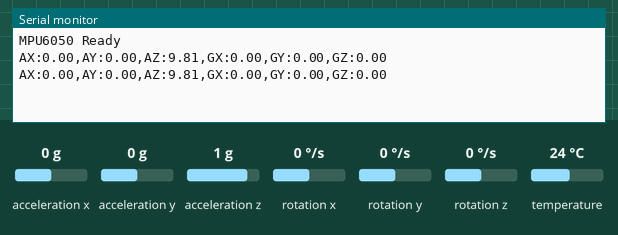
Bench run of a sketch on a simulated ESP32. On the bench: the last lines printed to the serial monitor. Inputs (shaded band) come from the test bench; at power-on: acceleration x 0 g, acceleration y 0 g, acceleration z 1 g, rotation x 0 °/s, rotation y 0 °/s, rotation z 0 °/s, temperature 24 °C.

Above: at 1.8 s.
1.9 s: acceleration x set to -1.4 g
At 2.8 s:
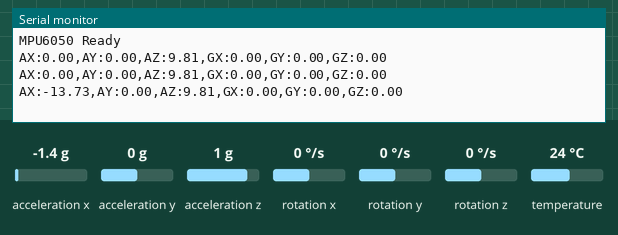
3.4 s: acceleration y set to -1.4 g
At 4.7 s:
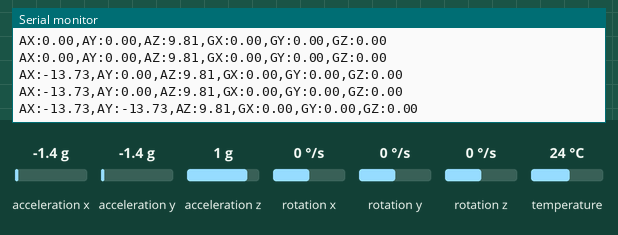
4.9 s: acceleration z set to -1.4 g
At 5.8 s:
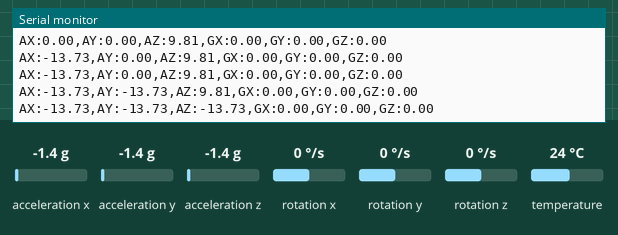
6.4 s: rotation x set to -192 °/s
At 7.6 s:
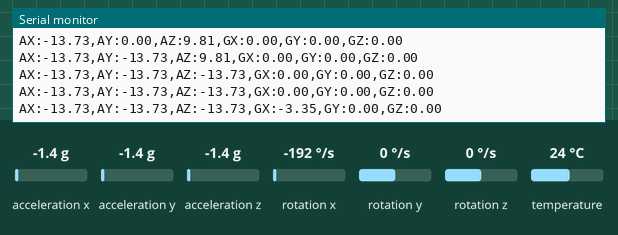
7.9 s: rotation y set to -192 °/s
At 8.4 s:
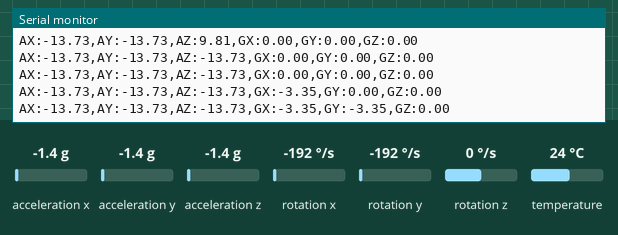

Measured:
- after the input at 1.9 s, the serial monitor: prints a new line after 0.11 s (image 1)
- after the input at 3.4 s, the serial monitor: prints a new line after 0.61 s (image 2)
- after the input at 4.9 s, the serial monitor: prints a new line after 0.11 s (image 3)
- after the input at 6.4 s, the serial monitor: prints a new line after 0.62 s (image 4)
- after the input at 7.9 s, the serial monitor: prints a new line after 0.12 s (image 5)

The sketch:

mpu_raw.ino
```cpp
#include <Wire.h>
#include <Adafruit_MPU6050.h>
#include <Adafruit_Sensor.h>

Adafruit_MPU6050 mpu;

void setup() {

  Serial.begin(115200);

  Wire.begin(21,22);

  if (!mpu.begin()) {

    Serial.println("MPU6050 NOT Found");

    while (1);
  }

  Serial.println("MPU6050 Ready");
}

void loop() {

  sensors_event_t a, g, temp;

  mpu.getEvent(&a, &g, &temp);

  Serial.print("AX:");
  Serial.print(a.acceleration.x);

  Serial.print(",");

  Serial.print("AY:");
  Serial.print(a.acceleration.y);

  Serial.print(",");

  Serial.print("AZ:");
  Serial.print(a.acceleration.z);

  Serial.print(",");

  Serial.print("GX:");
  Serial.print(g.gyro.x);

  Serial.print(",");

  Serial.print("GY:");
  Serial.print(g.gyro.y);

  Serial.print(",");

  Serial.print("GZ:");
  Serial.println(g.gyro.z);

  delay(1000);
}
```
